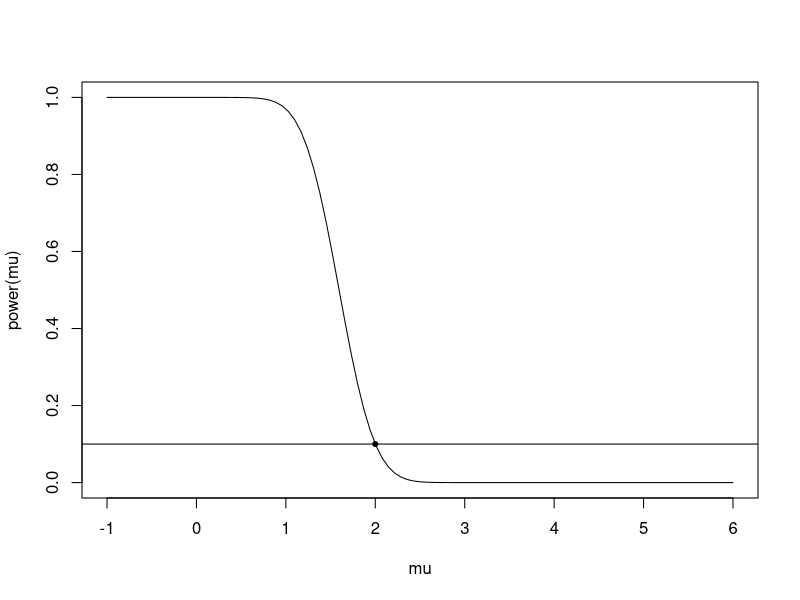
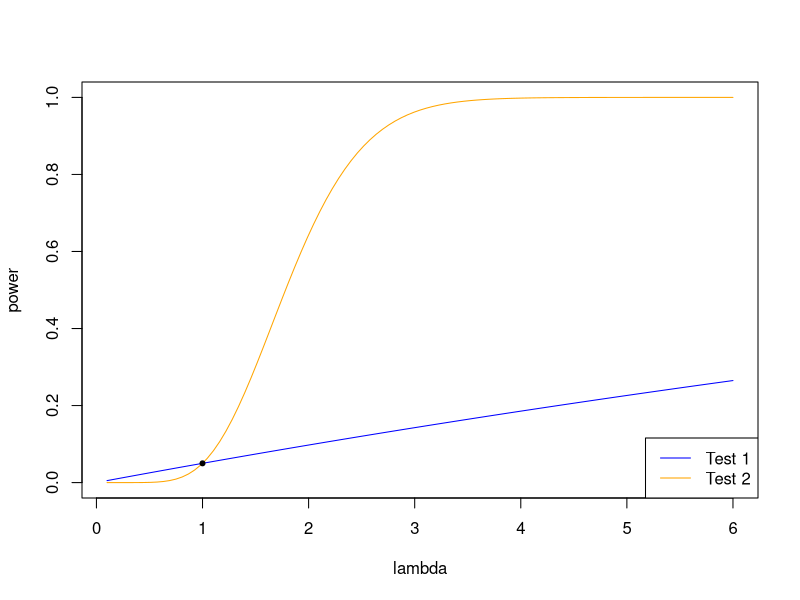

Source code (R) for these figures, in order:
## ---- chunk 1
#| echo: false
power <- function(mu) {
  pnorm(2*sqrt(10)-1.28-sqrt(10)*mu)
}
mu <- seq(-1, 6, length = 101)
plot(mu, power(mu), type = "l")
abline(h = 0.10)
points(2, 0.1, pch = 20)
## ---- chunk 2
#| echo: false
power1 <- function(lambda) {
  1-(0.95)^(lambda/1)
}
power2 <- function(lambda) {
  pchisq(lambda/1 * qchisq(0.05, df = 20),df = 20)
}
lambda <- seq(0.1, 6, length = 101)
plot(lambda, power1(lambda), type = "l", ylab = "power", col = "blue", ylim = c(0, 1))
lines(lambda, power2(lambda), col = "orange")
legend("bottomright", legend = c("Test 1", "Test 2"), lwd = c(1, 1), col = c('blue', 'orange'))
points(1, 0.05, pch = 20)
